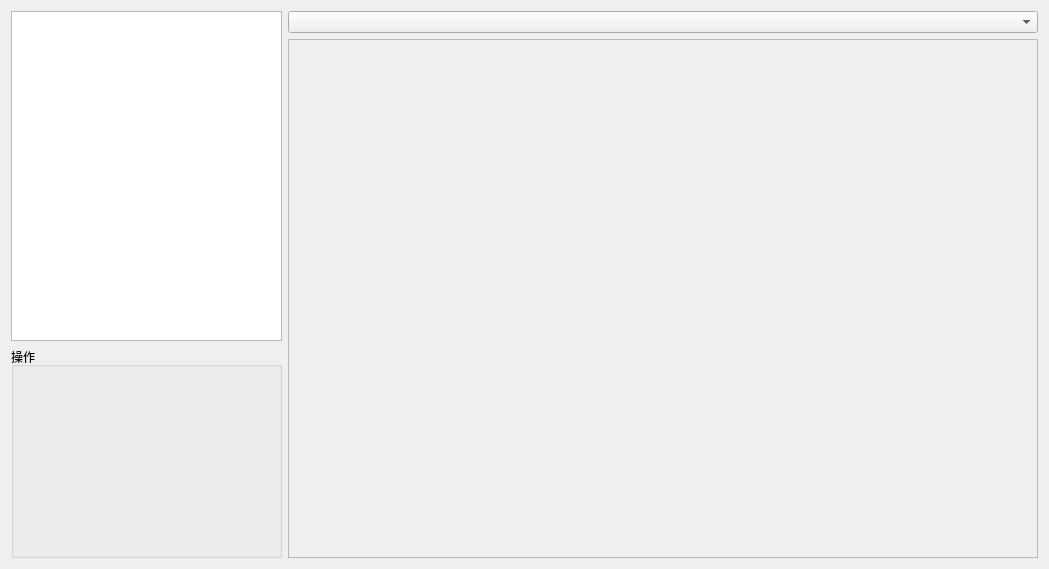
<?xml version="1.0" encoding="UTF-8"?>
<ui version="4.0">
 <class>Form</class>
 <widget class="QWidget" name="Form">
  <property name="geometry">
   <rect>
    <x>0</x>
    <y>0</y>
    <width>1049</width>
    <height>569</height>
   </rect>
  </property>
  <property name="windowTitle">
   <string>Form</string>
  </property>
  <layout class="QGridLayout" name="gridLayout">
   <item row="0" column="0" rowspan="2">
    <layout class="QVBoxLayout" name="verticalLayout">
     <item>
      <widget class="QListWidget" name="listWidget">
       <property name="maximumSize">
        <size>
         <width>271</width>
         <height>16777215</height>
        </size>
       </property>
      </widget>
     </item>
     <item>
      <widget class="QGroupBox" name="groupBox">
       <property name="minimumSize">
        <size>
         <width>271</width>
         <height>211</height>
        </size>
       </property>
       <property name="maximumSize">
        <size>
         <width>271</width>
         <height>211</height>
        </size>
       </property>
       <property name="title">
        <string>操作</string>
       </property>
      </widget>
     </item>
    </layout>
   </item>
   <item row="0" column="1">
    <widget class="QComboBox" name="comboBox"/>
   </item>
   <item row="1" column="1">
    <widget class="QScrollArea" name="scrollArea">
     <property name="widgetResizable">
      <bool>true</bool>
     </property>
     <widget class="QWidget" name="scrollAreaWidgetContents">
      <property name="geometry">
       <rect>
        <x>0</x>
        <y>0</y>
        <width>510</width>
        <height>523</height>
       </rect>
      </property>
     </widget>
    </widget>
   </item>
  </layout>
 </widget>
 <resources/>
 <connections/>
</ui>
